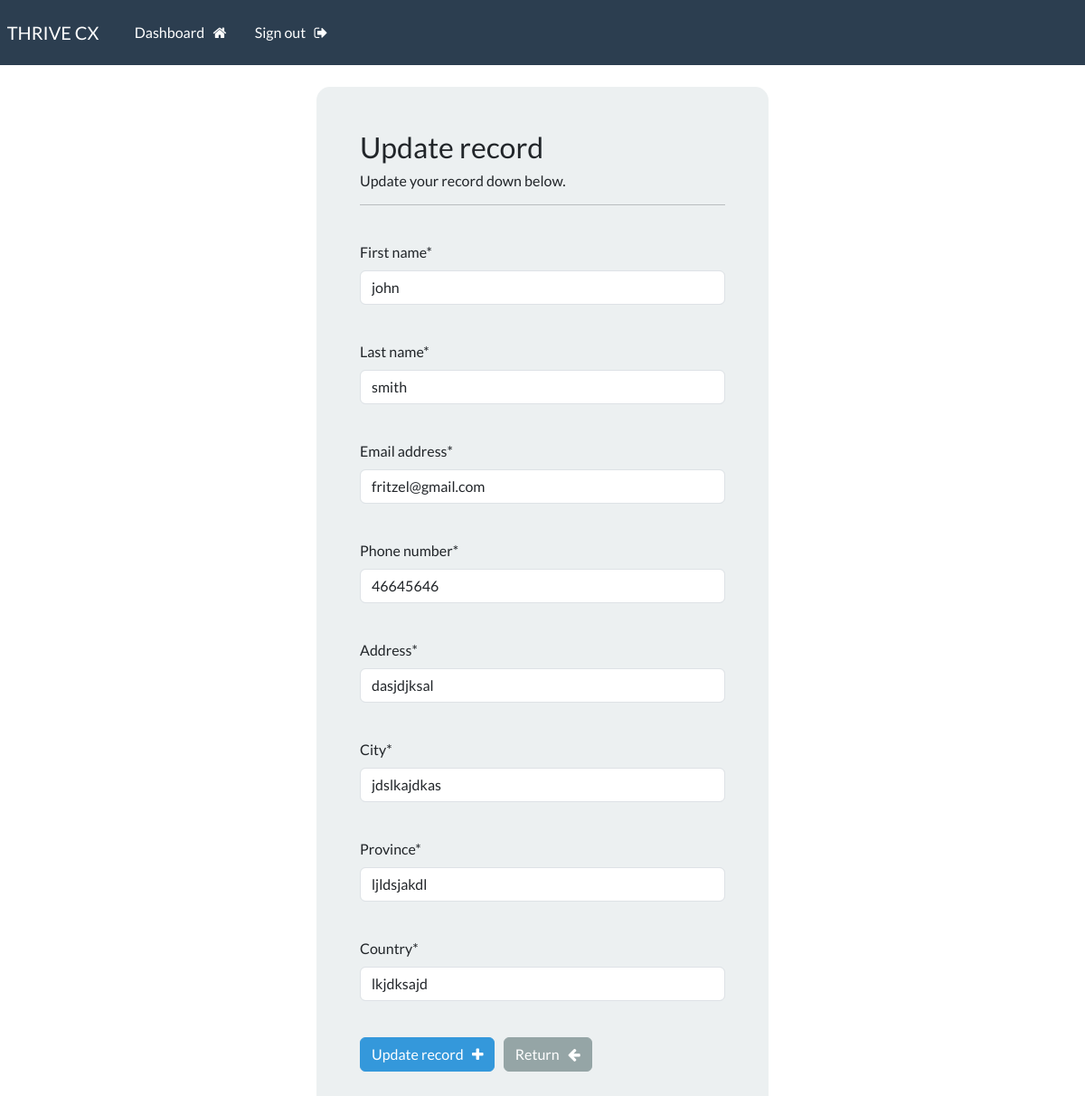
/update-record/5 (signed in), run on the app's committed database.
### app/models.py (models this page shows, shortened)
class ClientRecord(models.Model):
    creation_date = models.DateTimeField(auto_now_add=True)
    first_name = models.CharField(max_length=100)
    last_name = models.CharField(max_length=100)
    email_address = models.CharField(max_length=200)
    phone_number = models.CharField(max_length=20)
    address = models.CharField(max_length=200)
    city = models.CharField(max_length=100)
    province = models.CharField(max_length=100)
    country = models.CharField(max_length=100)

### app/views.py (the view)
# urls.py: path('update-record/<int:pk>', views.update_record, name='update-record'),
@login_required(login_url='my-login')
def update_record(request, pk):
    record = ClientRecord.objects.get(id=pk)
    form = UpdateRecordForm(instance=record)
    if request.method =='POST':
        form = UpdateRecordForm(request.POST, instance=record)
        if form.is_valid():
            form.save()
            messages.success(request, "The changes to the record have been saved.")
            return redirect('dashboard')
    context = {'form': form}
    return render(request, 'app/update-record.html', context=context)

### app/forms.py
class UpdateRecordForm(forms.ModelForm):
    class Meta:
        model = ClientRecord
        fields = ['first_name', 'last_name', 'email_address', 'phone_number', 'address', 'city', 'province', 'country']

### app/templates/app/update-record.html (shortened to what this page needs)
{% extends 'app/base.html' %}
{% load crispy_forms_tags %}
{% block content %}
    <body>
        <div class="container bg-light shadow-md p-5 form-layout">
            <h3> Update record </h3>
            <h6> Update your record down below. </h6>
            <hr>
            <br>
            <form method="POST" autocomplete="off">
                {{form.first_name|as_crispy_field}}
                <br>
                {{form.last_name|as_crispy_field}}
                <br>
                {{form.email_address|as_crispy_field}}
                <br>
                {{form.phone_number|as_crispy_field}}
                <br>
                {{form.address|as_crispy_field}}
                <br>
                {{form.city|as_crispy_field}}
                <br>
                {{form.province|as_crispy_field}}
                <br>
                {{form.country|as_crispy_field}}
                <br>
                <button
                    type="submit"
                    class="btn btn-info">
                    Update record &nbsp; <i class="fa fa-plus" aria-hidden="true"></i>
                </button>
                <a href="{% url 'dashboard' %}" class="btn btn-secondary">
                    Return &nbsp; <i class="fa fa-arrow-left" aria-hidden="true"></i>
                </a>
            </form>
        </div>
    </body>
{% endblock %}

### static/css/styles.css (style rules this page uses)
.form-layout { border-radius: 15px; width: 500px; }

### data on the page
ClientRecord: first_name "john", last_name "smith", email_address "fritzel@gmail.com", phone_number "46645646", address "dasjdjksal", city "jdslkajdkas", province "ljldsjakdl", country "lkjdksajd"
